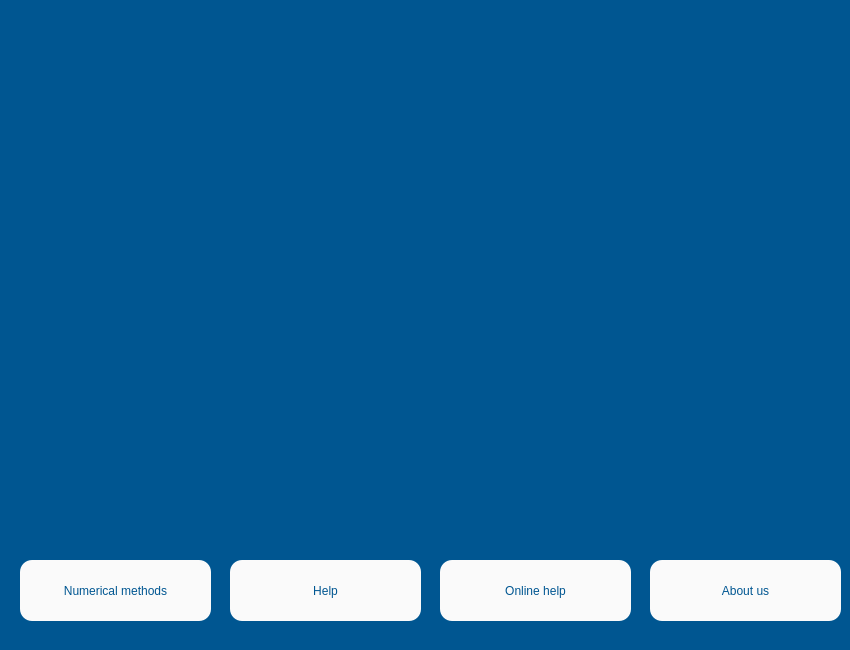
<?xml version="1.0" encoding="UTF-8"?>
<ui version="4.0">
 <class>home_window</class>
 <widget class="QWidget" name="home_window">
  <property name="geometry">
   <rect>
    <x>0</x>
    <y>0</y>
    <width>850</width>
    <height>650</height>
   </rect>
  </property>
  <property name="minimumSize">
   <size>
    <width>850</width>
    <height>650</height>
   </size>
  </property>
  <property name="maximumSize">
   <size>
    <width>850</width>
    <height>650</height>
   </size>
  </property>
  <property name="palette">
   <palette>
    <active>
     <colorrole role="Base">
      <brush brushstyle="SolidPattern">
       <color alpha="255">
        <red>255</red>
        <green>255</green>
        <blue>255</blue>
       </color>
      </brush>
     </colorrole>
     <colorrole role="Window">
      <brush brushstyle="SolidPattern">
       <color alpha="255">
        <red>0</red>
        <green>86</green>
        <blue>145</blue>
       </color>
      </brush>
     </colorrole>
    </active>
    <inactive>
     <colorrole role="Base">
      <brush brushstyle="SolidPattern">
       <color alpha="255">
        <red>255</red>
        <green>255</green>
        <blue>255</blue>
       </color>
      </brush>
     </colorrole>
     <colorrole role="Window">
      <brush brushstyle="SolidPattern">
       <color alpha="255">
        <red>0</red>
        <green>86</green>
        <blue>145</blue>
       </color>
      </brush>
     </colorrole>
    </inactive>
    <disabled>
     <colorrole role="Base">
      <brush brushstyle="SolidPattern">
       <color alpha="255">
        <red>0</red>
        <green>86</green>
        <blue>145</blue>
       </color>
      </brush>
     </colorrole>
     <colorrole role="Window">
      <brush brushstyle="SolidPattern">
       <color alpha="255">
        <red>0</red>
        <green>86</green>
        <blue>145</blue>
       </color>
      </brush>
     </colorrole>
    </disabled>
   </palette>
  </property>
  <property name="windowTitle">
   <string>Form</string>
  </property>
  <widget class="QPushButton" name="methods_button">
   <property name="geometry">
    <rect>
     <x>20</x>
     <y>560</y>
     <width>191</width>
     <height>61</height>
    </rect>
   </property>
   <property name="acceptDrops">
    <bool>false</bool>
   </property>
   <property name="layoutDirection">
    <enum>Qt::LeftToRight</enum>
   </property>
   <property name="styleSheet">
    <string notr="true">background-color: rgb(250, 250, 250);
font: 15pt &quot;MS Shell Dlg 2&quot;;
color: rgb(0, 86, 145);
border-radius: 12px;
</string>
   </property>
   <property name="text">
    <string>Numerical methods</string>
   </property>
  </widget>
  <widget class="QPushButton" name="help_button">
   <property name="geometry">
    <rect>
     <x>230</x>
     <y>560</y>
     <width>191</width>
     <height>61</height>
    </rect>
   </property>
   <property name="acceptDrops">
    <bool>false</bool>
   </property>
   <property name="layoutDirection">
    <enum>Qt::LeftToRight</enum>
   </property>
   <property name="styleSheet">
    <string notr="true">background-color: rgb(250, 250, 250);
font: 15pt &quot;MS Shell Dlg 2&quot;;
color: rgb(0, 86, 145);
border-radius: 12px;
</string>
   </property>
   <property name="text">
    <string>Help</string>
   </property>
  </widget>
  <widget class="QPushButton" name="online_button">
   <property name="geometry">
    <rect>
     <x>440</x>
     <y>560</y>
     <width>191</width>
     <height>61</height>
    </rect>
   </property>
   <property name="acceptDrops">
    <bool>false</bool>
   </property>
   <property name="layoutDirection">
    <enum>Qt::LeftToRight</enum>
   </property>
   <property name="styleSheet">
    <string notr="true">background-color: rgb(250, 250, 250);
font: 15pt &quot;MS Shell Dlg 2&quot;;
color: rgb(0, 86, 145);
border-radius: 12px;
</string>
   </property>
   <property name="text">
    <string>Online help</string>
   </property>
  </widget>
  <widget class="QPushButton" name="about_button">
   <property name="geometry">
    <rect>
     <x>650</x>
     <y>560</y>
     <width>191</width>
     <height>61</height>
    </rect>
   </property>
   <property name="acceptDrops">
    <bool>false</bool>
   </property>
   <property name="layoutDirection">
    <enum>Qt::LeftToRight</enum>
   </property>
   <property name="styleSheet">
    <string notr="true">background-color: rgb(250, 250, 250);
font: 15pt &quot;MS Shell Dlg 2&quot;;
color: rgb(0, 86, 145);
border-radius: 12px;
</string>
   </property>
   <property name="text">
    <string>About us</string>
   </property>
  </widget>
  <widget class="QLabel" name="label">
   <property name="geometry">
    <rect>
     <x>180</x>
     <y>30</y>
     <width>500</width>
     <height>500</height>
    </rect>
   </property>
   <property name="styleSheet">
    <string notr="true">background-image: url(:/images/logo_numerikiando.png);</string>
   </property>
   <property name="text">
    <string/>
   </property>
  </widget>
 </widget>
 <resources>
  <include location="../../../Analisis-Numerico/Numerikiando/UserInterface/Util/Images/link.qrc"/>
  <include location="../UserInterface/Util/Images/link.qrc"/>
 </resources>
 <connections/>
</ui>
